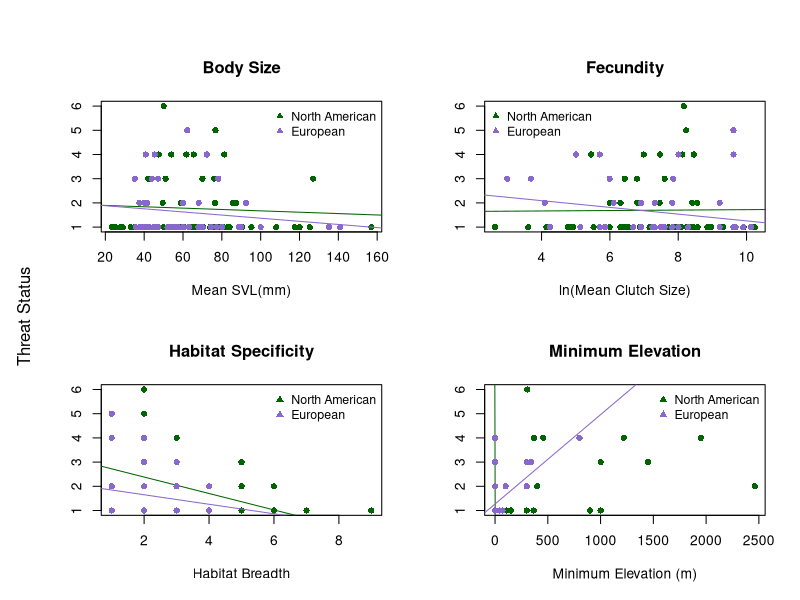
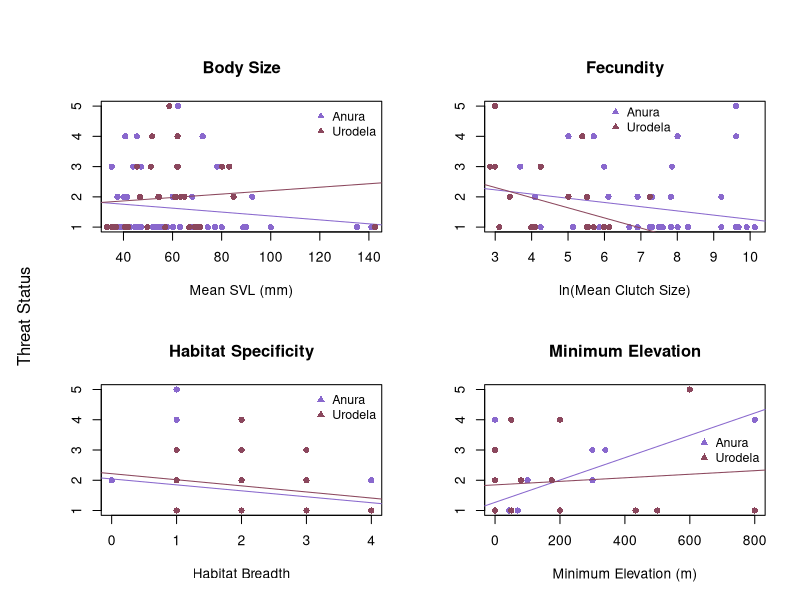

Source code (R) for these figures, in order: (Note: this script raises an error after producing the figures.)
# ENEC 395 Undergraduate Research 
# Alicia Wood
# 3/20/17
# Correlates of Extinction Risk in European and North American Amphibians



### Setting my working directory to the folder where all of my data and code are stored

setwd('~/Desktop/Extinction-Risk')

library(dplyr)
library(tidyr)



### Reading in raw data files

NAfrogs = read.table("NorthAmericanFrogs.txt", header=T, sep = '\t', quote = "\"")
NApaired = read.table("NorthAmericanFrogsPaired.txt", header=T, sep='\t', quote = "\"")
EuroAmphib = read.table("EuropeanAmphibians.txt", header=T, sep = '\t', quote = "\"", 
                        na.strings = "DD")
Taxonomy = read.table("Taxonomy.txt", header=T, sep = '\t', quote = "\"")



### Simplifying and preparing data for analysis

#Creating Habitat Breadth columns in both datasets
EuroAmphib$Forest <- apply(EuroAmphib[,c(123:131)], 1, sum)
EuroAmphib$Forest[EuroAmphib$Forest > 0] <- 1
EuroAmphib$Savanna <- apply(EuroAmphib[,c(132:133)], 1, sum)
EuroAmphib$Savanna[EuroAmphib$Savanna > 0] <- 1
EuroAmphib$Shrubland <- apply(EuroAmphib[,c(134:141)], 1, sum)
EuroAmphib$Shrubland[EuroAmphib$Shrubland > 0] <- 1
EuroAmphib$Grassland <- apply(EuroAmphib[,c(142:148)], 1, sum)
EuroAmphib$Grassland[EuroAmphib$Grassland > 0] <- 1
EuroAmphib$Wetlands <- apply(EuroAmphib[,c(149:164)], 1, sum)
EuroAmphib$Wetlands[EuroAmphib$Wetlands > 0] <- 1
EuroAmphib$RockyAreas[EuroAmphib$Habitat_RockyAreas_inland_cliffs_moutain_peaks == 1] <- 1
EuroAmphib$RockyAreas[EuroAmphib$Habitat_RockyAreas_inland_cliffs_moutain_peaks == 0] <- 0
EuroAmphib$Caves <- apply(EuroAmphib[,c(166:167)], 1, sum)
EuroAmphib$Caves[EuroAmphib$Caves > 0] <- 1
EuroAmphib$Deserts <- apply(EuroAmphib[,c(168:170)], 1, sum)
EuroAmphib$Deserts[EuroAmphib$Deserts > 0] <- 1
EuroAmphib$ArtificialTerrestrial <- apply(EuroAmphib[,c(171:176)], 1, sum)
EuroAmphib$ArtificialTerrestrial[EuroAmphib$ArtificialTerrestrial > 0] <- 1
EuroAmphib$Other[EuroAmphib$Habitat_Other_dunes == 1] <- 1
EuroAmphib$Other[EuroAmphib$Habitat_Other_dunes == 0] <- 0
EuroAmphib$HabitatBreadth <- apply(EuroAmphib[,c(255:264)], 1, sum)
NAfrogs$HabitatBreadth <- apply(NAfrogs[,c(22:33)], 1, sum)

#Condensing mean max and min Clutch Size into 1 mean Clutch Size column for NA dataset
NAfrogs$ClutchSize <- ifelse(is.na(NAfrogs$MeanClutchSize), ifelse(is.na(NAfrogs$MaxClutchSize), 
                      ifelse(is.na(NAfrogs$MinClutchSize), NA, NAfrogs$MinClutchSize),
                      ifelse(is.na(NAfrogs$MinClutchSize), NAfrogs$MaxClutchSize, 
                      rowMeans(NAfrogs[,c("MinClutchSize", "MaxClutchSize")]))), 
                      NAfrogs$MeanClutchSize)

#Simplifying NAfrogs SVL data into 1 Mean SVL column
NAfrogs$SVLunspecified <- ifelse(is.na(NAfrogs$MeanSVL_Unspecified_mm), 
                                 ifelse(is.na(NAfrogs$MaxSVL_Unspecified_mm),
                                        ifelse(is.na(NAfrogs$MinSVL_Unspecified_mm), NA, 
                                               NAfrogs$MinSVL_Unspecified_mm), 
                                        ifelse(is.na(NAfrogs$MinSVL_Unspecified_mm), 
                                               NAfrogs$MaxSVL_Unspecified_mm, 
                                               rowMeans(NAfrogs[,c("MinSVL_Unspecified_mm", 
                                                                   "MaxSVL_Unspecified_mm")]))), 
                                 NAfrogs$MeanSVL_Unspecified_mm)
NAfrogs$SVLfemale <- ifelse(is.na(NAfrogs$MeanSVL_Female_mm), 
                            ifelse(is.na(NAfrogs$MaxSVL_Female_mm), 
                                   ifelse(is.na(NAfrogs$MinSVL_Female_mm), NA, 
                                          NAfrogs$MinSVL_Female_mm), 
                                   ifelse(is.na(NAfrogs$MinSVL_Female_mm), 
                                          NAfrogs$MaxSVL_Female_mm, 
                                          rowMeans(NAfrogs[,c("MinSVL_Female_mm", 
                                                              "MaxSVL_Female_mm")]))), 
                            NAfrogs$MeanSVL_Female_mm)
NAfrogs$SVLmale <- ifelse(is.na(NAfrogs$MeanSVL_Male_mm), 
                          ifelse(is.na(NAfrogs$MaxSVL_Male_mm), 
                                 ifelse(is.na(NAfrogs$MinSVL_Male_mm), NA, 
                                        NAfrogs$MinSVL_Male_mm), 
                                 ifelse(is.na(NAfrogs$MinSVL_Male_mm), NAfrogs$MaxSVL_Male_mm, 
                                        rowMeans(NAfrogs[,c("MinSVL_Male_mm", 
                                                            "MaxSVL_Male_mm")]))), 
                          NAfrogs$MeanSVL_Male_mm)
NAfrogs$SVLMFmean <- rowMeans(NAfrogs[,c("SVLfemale", "SVLmale")])
NAfrogs$SVL <- ifelse(!is.na(NAfrogs$SVLunspecified) & !is.na(NAfrogs$SVLfemale) & 
                        !is.na(NAfrogs$SVLmale), rowMeans(NAfrogs[,c("SVLunspecified", 
                                                                     "SVLMFmean")]), 
                      ifelse(is.na(NAfrogs$SVLunspecified), 
                             ifelse(is.na(NAfrogs$SVLfemale), 
                                    ifelse(is.na(NAfrogs$SVLmale), NA, NAfrogs$SVLmale), 
                                    ifelse(is.na(NAfrogs$SVLmale), NAfrogs$SVLfemale, 
                                           NAfrogs$SVLMFmean)), NAfrogs$SVLunspecified))



### Organizing Threat Data

# Creating Continuous Threat Status Values in European Dataset
EuroAmphib$threat[EuroAmphib$IUCN_Status_LeastConcern == 1] <- 1
EuroAmphib$threat[EuroAmphib$IUCN_Status_NearThreatened == 1] <- 2
EuroAmphib$threat[EuroAmphib$IUCN_Status_Vulnerable == 1] <- 3
EuroAmphib$threat[EuroAmphib$IUCN_Status_Endangered == 1] <- 4
EuroAmphib$threat[EuroAmphib$IUCN_Status_CriticallyEndangered == 1] <- 5
# Creating Threat status ordinal values
threat = data.frame(IUCN_Threat_Status = c('LC', 'NT', 'VU', 'EN', 'CR', 'EW'),
                    threat = 1:6)



### Joining in taxonomy and threat datasets

NAfrogs <- merge(NAfrogs, Taxonomy, by = "SpeciesName") %>% left_join(threat)
EuroAmphib <- merge(EuroAmphib, Taxonomy, by = "SpeciesName")



### Dividing European dataset into Anura and Urodela order datasets

Efrogs <- EuroAmphib[EuroAmphib$Order == 'Anura',]
Esalamanders <- EuroAmphib[EuroAmphib$Order == 'Urodela',]



##### Plots and Linear Models



## North American and European Anura Comparison
pdf('plots/NA_Eur_anura.pdf', height = 8, width = 10)
par(mfrow=c(2,2), oma = c(0,2,2,0))
# SVL
plot(NAfrogs$SVL, NAfrogs$threat, xlab = "Mean SVL(mm)", ylab = "", 
     main = "Body Size", col = "darkgreen", pch = 16)
lm_svl_na = lm(NAfrogs$threat ~ NAfrogs$SVL)
abline(lm_svl_na, col = "darkgreen")
summary(lm_svl_na)
points(Efrogs$SVL_Unspecified_mm, Efrogs$threat, 
       col = "mediumpurple3", pch = 16)
lm_svl_e = lm(Efrogs$threat ~ Efrogs$SVL_Unspecified_mm)
abline(lm_svl_e, col = "mediumpurple3")
summary(lm_svl_e)
legend("topright", c("North American", "European"), pch = 17, 
       col = c("darkgreen", "mediumpurple3"), cex = 0.9, bty = "n")
# Clutch Size
plot(log(NAfrogs$ClutchSize), NAfrogs$threat, xlab = "ln(Mean Clutch Size)", ylab = "", 
     main = "Fecundity", col = "darkgreen", pch = 16)
lm_cs_na = lm(NAfrogs$threat ~ log(NAfrogs$ClutchSize))
abline(lm_cs_na, col = "darkgreen")
summary(lm_cs_na)
points(log(Efrogs$Number_of_eggs_or_offspring), Efrogs$threat, 
       col = "mediumpurple3", pch = 16)
lm_cs_e = lm(Efrogs$threat ~ log(Efrogs$Number_of_eggs_or_offspring))
abline(lm_cs_e, col = "mediumpurple3")
summary(lm_cs_e)
legend("topleft", c("North American", "European"), pch = 17, 
       col = c("darkgreen", "mediumpurple3"), cex = 0.9, bty = "n")
# Habitat Breadth
plot(NAfrogs$HabitatBreadth, NAfrogs$threat, xlab = "Habitat Breadth", ylab = "", 
     main = "Habitat Specificity", col = "darkgreen", pch = 16)
lm_hb_na = lm(NAfrogs$threat ~ NAfrogs$HabitatBreadth)
abline(lm_hb_na, col = "darkgreen")
summary(lm_hb_na)
points(Efrogs$HabitatBreadth, Efrogs$threat, 
       col = "mediumpurple3", pch = 16)
lm_hb_e = lm(Efrogs$threat ~ Efrogs$HabitatBreadth)
abline(lm_hb_e, col = "mediumpurple3")
summary(lm_hb_e)
legend("topright", c("North American", "European"), pch = 17, 
       col = c("darkgreen", "mediumpurple3"), cex = 0.9, bty = "n")
# Minimum Elevation
plot(NAfrogs$MinElevation_m, NAfrogs$threat, xlab = "Minimum Elevation (m)", 
     ylab = "", main = "Minimum Elevation", 
     col = "darkgreen", pch = 16)
lm_me_na = lm(NAfrogs$threat ~ NAfrogs$MinElevation_m)
abline(lm_me_na, col = "darkgreen")
summary(lm_me_na)
points(Efrogs$Altitude_min, Efrogs$threat, col = "mediumpurple3", pch = 16)
lm_me_e = lm(Efrogs$threat ~ Efrogs$Altitude_min)
abline(lm_me_e, col = "mediumpurple3")
summary(lm_me_e)
legend("topright", c("North American", "European"), pch = 17, 
       col = c("darkgreen", "mediumpurple3"), cex = 0.9, bty = "n")
mtext("Threat Status", side = 2, outer = TRUE)
dev.off()

# Multi-Variable Linear Model North American Frogs
Multi_lm_na = lm(NAfrogs$threat ~ NAfrogs$SVL + NAfrogs$ClutchSize + 
                   NAfrogs$HabitatBreadth + NAfrogs$MinElevation_m)
summary(Multi_lm_na)
# Multi-Variable Linear Model European Frogs
Multi_lm_e = lm(Efrogs$threat ~ Efrogs$SVL_Unspecified_mm + 
                  Efrogs$Number_of_eggs_or_offspring + 
                  Efrogs$HabitatBreadth + Efrogs$Altitude_min)
summary(Multi_lm_e)


## European Anura and Urodela Comparison
pdf('plots/EurF_EurS.pdf', height = 8, width = 10)
par(mfrow=c(2,2), oma = c(0,2,2,0))
# SVL
plot(Efrogs$SVL_Unspecified_mm, Efrogs$threat, xlab = "Mean SVL (mm)", ylab = "", 
     col = "mediumpurple3", main = "Body Size", pch = 16)
lm_svl_f = lm(Efrogs$threat ~ Efrogs$SVL_Unspecified_mm)
abline(lm_svl_f, col = "mediumpurple3")
summary(lm_svl_f)
points(Esalamanders$SVL_Unspecified_mm, Esalamanders$threat, 
       col = "palevioletred4", pch = 16)
lm_svl_s = lm(Esalamanders$threat ~ Esalamanders$SVL_Unspecified_mm)
abline(lm_svl_s, col = "palevioletred4")
summary(lm_svl_s)
legend("topright", c("Anura", "Urodela"), pch = 17, 
       col = c("mediumpurple3", "palevioletred4"), cex = 0.9, bty = "n")
# Clutch Size
plot(log(Efrogs$Number_of_eggs_or_offspring), Efrogs$threat, xlab = "ln(Mean Clutch Size)", 
     ylab = "", col = "mediumpurple3", main = "Fecundity", pch = 16)
lm_cs_f = lm(Efrogs$threat ~ log(Efrogs$Number_of_eggs_or_offspring))
abline(lm_cs_f, col = "mediumpurple3")
summary(lm_cs_f)
points(log(Esalamanders$Number_of_eggs_or_offspring), Esalamanders$threat, 
       col = "palevioletred4", pch = 16)
lm_cs_s = lm(Esalamanders$threat ~ log(Esalamanders$Number_of_eggs_or_offspring))
abline(lm_cs_s, col = "palevioletred4")
summary(lm_cs_s)
legend(6,5.3, c("Anura", "Urodela"), pch = 17, 
       col = c("mediumpurple3", "palevioletred4"), cex = 0.9, bty = "n")
# Habitat Breadth
plot(Efrogs$HabitatBreadth, Efrogs$threat, xlab = "Habitat Breadth", 
     ylab = "", col = "mediumpurple3", main = "Habitat Specificity", pch = 16)
lm_hb_f = lm(Efrogs$threat ~ Efrogs$HabitatBreadth)
abline(lm_hb_f, col = "mediumpurple3")
summary(lm_hb_f)
points(Esalamanders$HabitatBreadth, Esalamanders$threat, 
       col = "palevioletred4", pch = 16)
lm_hb_s = lm(Esalamanders$threat ~ Esalamanders$HabitatBreadth)
abline(lm_hb_s, col = "palevioletred4")
summary(lm_hb_s)
legend("topright", c("Anura", "Urodela"), pch = 17, 
       col = c("mediumpurple3", "palevioletred4"), cex = 0.9, bty = "n")
# Minimum Elevation
plot(Efrogs$Altitude_min, Efrogs$threat, xlab = "Minimum Elevation (m)", 
     ylab = "", col = "mediumpurple3", 
     main = "Minimum Elevation", pch = 16)
lm_me_f = lm(Efrogs$threat ~ Efrogs$Altitude_min)
abline(lm_me_f, col = "mediumpurple3")
summary(lm_me_f)
points(Esalamanders$Altitude_min, Esalamanders$threat, 
       col = "palevioletred4", pch = 16)
lm_me_s = lm(Esalamanders$threat ~ Esalamanders$Altitude_min)
abline(lm_me_s, col = "palevioletred4")
summary(lm_me_s)
legend("right", c("Anura", "Urodela"), pch = 17, 
       col = c("mediumpurple3", "palevioletred4"), cex = 0.9, bty = "n")
mtext("Threat Status", outer = TRUE, side = 2)
dev.off()

# Multi-Variable Linear Model European Frogs
Multi_lm_e = lm(Efrogs$threat ~ Efrogs$SVL_Unspecified_mm + 
                  Efrogs$Number_of_eggs_or_offspring + 
                  Efrogs$HabitatBreadth + Efrogs$Altitude_min)
summary(Multi_lm_e)
# Multi-Variable Linear Model European Frogs
Multi_lm_s = lm(Esalamanders$threat ~ Esalamanders$SVL_Unspecified_mm + 
                  Esalamanders$Number_of_eggs_or_offspring + 
                  Esalamanders$HabitatBreadth + 
                  Esalamanders$Altitude_min)
summary(Multi_lm_s)



#### Paired Analysis


#preparing the paired dataset
NApaired$HabitatBreadth1 <- apply(NApaired[,c(24:35)], 1, sum)
NApaired$HabitatBreadth2 <- apply(NApaired[,c(63:74)], 1, sum)

NApaired$ClutchSize1 <- ifelse(is.na(NApaired$MeanClutchSize1), 
                               ifelse(is.na(NApaired$MaxClutchSize1), 
                                      ifelse(is.na(NApaired$MinClutchSize1), NA, 
                                             NApaired$MinClutchSize1), 
                                      ifelse(is.na(NApaired$MinClutchSize1), 
                                             NApaired$MaxClutchSize1, 
                                             rowMeans(NApaired[,c("MinClutchSize1", 
                                                                  "MaxClutchSize1")]))), 
                               NApaired$MeanClutchSize1)
NApaired$ClutchSize2 <- ifelse(is.na(NApaired$MeanClutchSize2), 
                               ifelse(is.na(NApaired$MaxClutchSize2), 
                                      ifelse(is.na(NApaired$MinClutchSize2), NA, 
                                             NApaired$MinClutchSize2), 
                                      ifelse(is.na(NApaired$MinClutchSize2), 
                                             NApaired$MaxClutchSize2, 
                                             rowMeans(NApaired[,c("MinClutchSize2", 
                                                                  "MaxClutchSize2")]))), 
                               NApaired$MeanClutchSize2)

NApaired$SVLunspecified1 <- ifelse(is.na(NApaired$MeanSVL_Unspecified_mm1), 
                                   ifelse(is.na(NApaired$MaxSVL_Unspecified_mm1), 
                                          ifelse(is.na(NApaired$MinSVL_Unspecified_mm1), NA, 
                                                 NApaired$MinSVL_Unspecified_mm1), 
                                          ifelse(is.na(NApaired$MinSVL_Unspecified_mm1), 
                                                 NApaired$MaxSVL_Unspecified_mm1, 
                                                 rowMeans(NApaired[,c("MinSVL_Unspecified_mm1", 
                                                                      "MaxSVL_Unspecified_mm1")]))), 
                                   NApaired$MeanSVL_Unspecified_mm1)
NApaired$SVLfemale1 <- ifelse(is.na(NApaired$MeanSVL_Female_mm1), 
                              ifelse(is.na(NApaired$MaxSVL_Female_mm1), 
                                     ifelse(is.na(NApaired$MinSVL_Female_mm1), NA, 
                                            NApaired$MinSVL_Female_mm1), 
                                     ifelse(is.na(NApaired$MinSVL_Female_mm1), 
                                            NApaired$MaxSVL_Female_mm1, 
                                            rowMeans(NApaired[,c("MinSVL_Female_mm1", 
                                                                 "MaxSVL_Female_mm1")]))), 
                              NApaired$MeanSVL_Female_mm1)
NApaired$SVLmale1 <- ifelse(is.na(NApaired$MeanSVL_Male_mm1), 
                            ifelse(is.na(NApaired$MaxSVL_Male_mm1), 
                                   ifelse(is.na(NApaired$MinSVL_Male_mm1), NA, 
                                          NApaired$MinSVL_Male_mm1), 
                                   ifelse(is.na(NApaired$MinSVL_Male_mm1), 
                                          NApaired$MaxSVL_Male_mm1, 
                                          rowMeans(NApaired[,c("MinSVL_Male_mm1", 
                                                               "MaxSVL_Male_mm1")]))), 
                            NApaired$MeanSVL_Male_mm1)
NApaired$SVLMFmean1 <- rowMeans(NApaired[,c("SVLfemale1", "SVLmale1")])
NApaired$SVL1 <- ifelse(!is.na(NApaired$SVLunspecified1) & !is.na(NApaired$SVLfemale1) & 
                          !is.na(NApaired$SVLmale1),
                        rowMeans(NApaired[,c("SVLunspecified1", "SVLMFmean1")]), 
                        ifelse(is.na(NApaired$SVLunspecified1), 
                               ifelse(is.na(NApaired$SVLfemale1), 
                                      ifelse(is.na(NApaired$SVLmale1), NA, 
                                             NApaired$SVLmale1), 
                                      ifelse(is.na(NApaired$SVLmale1), 
                                             NApaired$SVLfemale1, NApaired$SVLMFmean1)), 
                               NApaired$SVLunspecified1))
NApaired$SVLunspecified2 <- ifelse(is.na(NApaired$MeanSVL_Unspecified_mm2), 
                                   ifelse(is.na(NApaired$MaxSVL_Unspecified_mm2), 
                                          ifelse(is.na(NApaired$MinSVL_Unspecified_mm2), NA, 
                                                 NApaired$MinSVL_Unspecified_mm2), 
                                          ifelse(is.na(NApaired$MinSVL_Unspecified_mm2), 
                                                 NApaired$MaxSVL_Unspecified_mm2, 
                                                 rowMeans(NApaired[,c("MinSVL_Unspecified_mm2", 
                                                                      "MaxSVL_Unspecified_mm2")]))), 
                                   NApaired$MeanSVL_Unspecified_mm2)
NApaired$SVLfemale2 <- ifelse(is.na(NApaired$MeanSVL_Female_mm2), 
                              ifelse(is.na(NApaired$MaxSVL_Female_mm2), 
                                     ifelse(is.na(NApaired$MinSVL_Female_mm2), NA, 
                                            NApaired$MinSVL_Female_mm2), 
                                     ifelse(is.na(NApaired$MinSVL_Female_mm2), 
                                            NApaired$MaxSVL_Female_mm2, 
                                            rowMeans(NApaired[,c("MinSVL_Female_mm2", 
                                                                 "MaxSVL_Female_mm2")]))), 
                              NApaired$MeanSVL_Female_mm2)
NApaired$SVLmale2 <- ifelse(is.na(NApaired$MeanSVL_Male_mm2), 
                            ifelse(is.na(NApaired$MaxSVL_Male_mm2), 
                                   ifelse(is.na(NApaired$MinSVL_Male_mm2), NA, 
                                          NApaired$MinSVL_Male_mm2), 
                                   ifelse(is.na(NApaired$MinSVL_Male_mm2), 
                                          NApaired$MaxSVL_Male_mm2, 
                                          rowMeans(NApaired[,c("MinSVL_Male_mm2", 
                                                               "MaxSVL_Male_mm2")]))), 
                            NApaired$MeanSVL_Male_mm2)
NApaired$SVLMFmean2 <- rowMeans(NApaired[,c("SVLfemale2", "SVLmale2")])
NApaired$SVL2 <- ifelse(!is.na(NApaired$SVLunspecified2) & !is.na(NApaired$SVLfemale2) & 
                          !is.na(NApaired$SVLmale2), 
                        rowMeans(NApaired[,c("SVLunspecified2", "SVLMFmean2")]), 
                        ifelse(is.na(NApaired$SVLunspecified2), 
                               ifelse(is.na(NApaired$SVLfemale2), 
                                      ifelse(is.na(NApaired$SVLmale2), NA, 
                                             NApaired$SVLmale2), 
                                      ifelse(is.na(NApaired$SVLmale2), NApaired$SVLfemale2, 
                                             NApaired$SVLMFmean2)), NApaired$SVLunspecified2))


## Wilcoxon Tests
wilcox.test(NApaired$SVL1, NApaired$SVL2, paired = TRUE)
wilcox.test(NApaired$ClutchSize1, NApaired$ClutchSize2, paired = TRUE)
wilcox.test(NApaired$HabitatBreadth1, NApaired$HabitatBreadth2, paired = TRUE)
wilcox.test(NApaired$MinElevation_m1, NApaired$MinElevation_m2, paired = TRUE)

## Creating Difference Columns
NApaired$SVLdiff = NApaired$SVL2 - NApaired$SVL1
NApaired$ClutchSizediff = NApaired$ClutchSize2 - NApaired$ClutchSize1
NApaired$HabitatBreadthdiff = NApaired$HabitatBreadth2 - NApaired$HabitatBreadth1
NApaired$MinElevationdiff = NApaired$MinElevation_m2 - NApaired$MinElevation_m1

# Paired Difference Boxplots
pdf('plots/paired.pdf', height = 8, width = 10)
boxplot(NApaired[, c('SVLdiff', 'ClutchSizediff', 
                     'HabitatBreadthdiff', "MinElevationdiff")], 
        names = c("Mean SVL (mm)", "Mean Clutch Size", 
                  "Habitat Breadth", "Minimum Elevation (m)"))
abline(h=0, col = "blue")
dev.off()

pdf('plots/pairedseparate.pdf', height = 8, width = 10)
par(mfrow=c(2,2))
boxplot(NApaired$SVLdiff)
abline(h=0, col = "blue")
boxplot(NApaired$ClutchSizediff)
abline(h=0, col = "blue")
boxplot(NApaired$HabitatBreadthdiff)
abline(h=0, col = "blue")
boxplot(NApaired$MinElevationdiff)
abline(h=0, col = "blue")
dev.off()

## Creating Ratio Columns
NApaired$SVLratio = NApaired$SVL1 / NApaired$SVL2
NApaired$ClutchSizeratio = NApaired$ClutchSize1 / NApaired$ClutchSize2
NApaired$HabitatBreadthratio = NApaired$HabitatBreadth1 / NApaired$HabitatBreadth2
NApaired$MinElevationratio = NApaired$MinElevation_m1 + 1 / NApaired$MinElevation_m2 + 1

## Paired Ratio Boxplots
pdf('plots/pairedratio.pdf', height = 8, width = 10)
boxplot(log(NApaired[, c('SVLratio', 'ClutchSizeratio', 
                     'HabitatBreadthratio', "MinElevationratio")]), 
        names = c("Mean SVL (mm)", "Mean Clutch Size", 
                  "Habitat Breadth", "Minimum Elevation (m)"))
abline(h=0, col = "blue")
dev.off()
